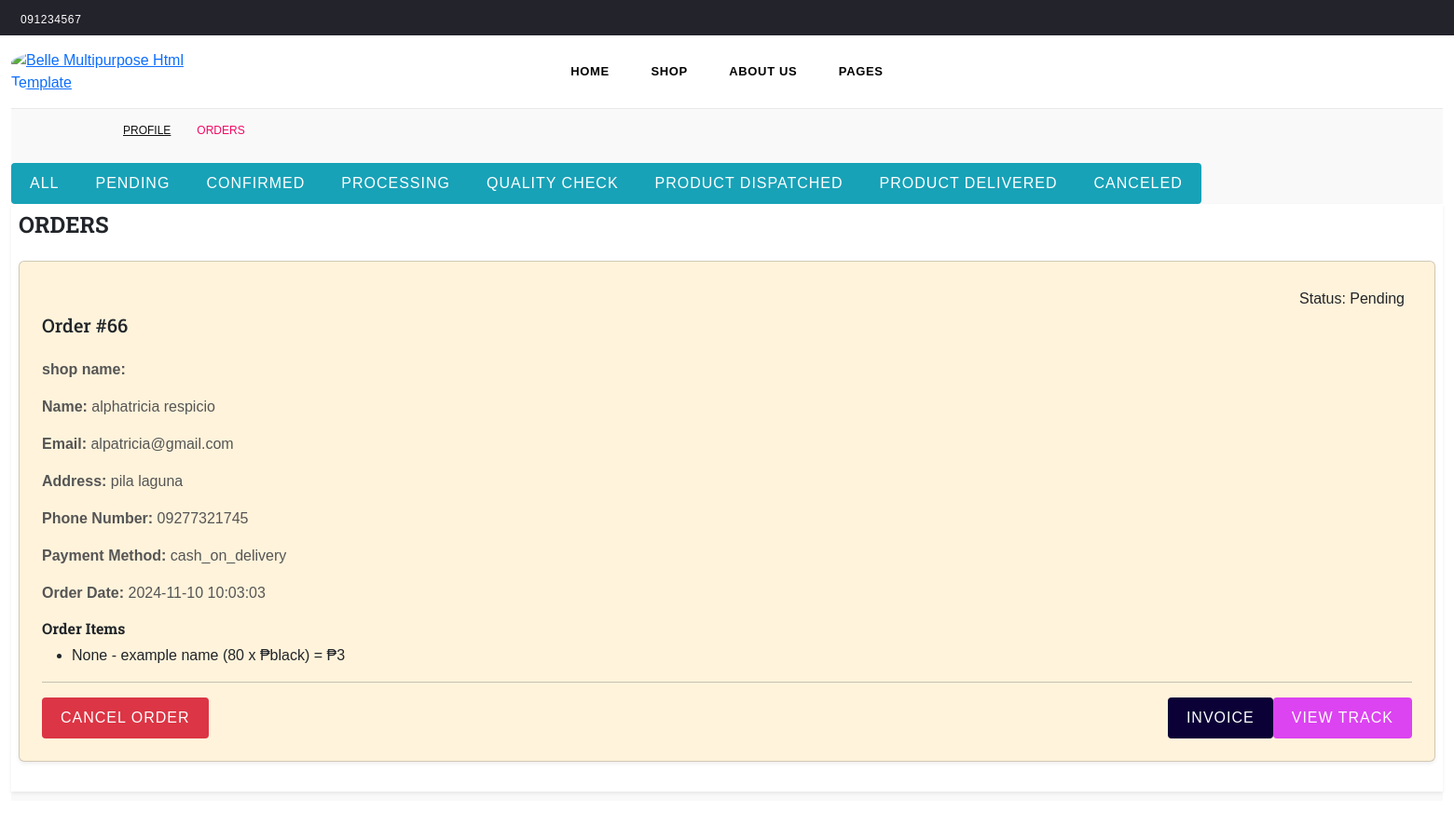
The app's page /order?status=Pending (signed in) with its own data.
### tables this page shows
CREATE TABLE "order_items" (
	"item_id"	INTEGER,
	"order_id"	INTEGER,
	"product_name"	TEXT,
	"variation"	TEXT,
	"product_price"	INTEGER,
	"quantity"	INTEGER,
	"subtotal"	INTEGER,
	"shop_name"	TEXT,
	"selected_items"	TEXT,
	"shipping_cost"	INTEGER,
	FOREIGN KEY("order_id") REFERENCES "orders"("order_id"),
	PRIMARY KEY("item_id" AUTOINCREMENT)
);

CREATE TABLE "orders" (
	"order_id"	INTEGER,
	"firstname"	TEXT,
	"lastname"	TEXT,
	"email"	TEXT,
	"address"	TEXT,
	"phone_number"	TEXT,
	"payment_method"	TEXT,
	"order_date"	DATETIME DEFAULT CURRENT_TIMESTAMP,
	"status"	TEXT,
	"shop_name"	TEXT,
	"cancellation_status"	TEXT,
	"cancellation_reason"	TEXT,
	"cancel_status"	TEXT,
	"seller_decision"	TEXT,
	PRIMARY KEY("order_id" AUTOINCREMENT)
);

### app.py (the view)
@app.route('/order', methods=['GET'])
def order_detail():
    user_email = session.get('email')
    if not user_email:
        flash('Please log in to view order details.', 'error')
        return redirect(url_for('login'))
    conn = sqlite3.connect('users.db')
    cursor = conn.cursor()
    filter_status = request.args.get('status', 'all')
    query = '''
    SELECT orders.order_id, firstname, lastname, email, address, phone_number, payment_method, order_date, status, cancel_status,
        product_name, variation, product_price, quantity, subtotal
    FROM orders
    JOIN order_items ON orders.order_id = order_items.order_id
    WHERE orders.email = ? AND (orders.status = ? OR ? = 'all')
    ORDER BY orders.order_id, order_items.item_id
    '''
    params = (user_email, filter_status, filter_status)  # Fix the duplicate status placeholder
    cursor.execute(query, params)
    rows = cursor.fetchall()
    orders = {}
    for row in rows:
        order_id = row[0]
        if order_id not in orders:
            orders[order_id] = {
                'order_id': row[0],
                'firstname': row[1],
                'lastname': row[2],
                'email': row[3],
                'address': row[4],
                'phone_number': row[5],
                'payment_method': row[6],
                'order_date': row[7],
                'status': row[8],
                'order_items': [],
            }
        orders[order_id]['order_items'].append({
            'product_name': row[9],
            'variation': row[10],
            'product_price': row[11],
            'quantity': row[12],
            'subtotal': row[13],
        })
    conn.close()
    return render_template('order_detail.html', orders=orders.values(), filter_status=filter_status)

### app.py (called while the page is built)
@app.teardown_appcontext
def close_connection(exception):
    db = getattr(g, 'db', None)  # Use 'db' instead of '_database'
    if db is not None:
        db.close()

### templates/order_detail.html (shortened to what this page needs)
<!DOCTYPE html>
<html lang="en">
<head>
    <link rel="stylesheet" href="https://cdnjs.cloudflare.com/ajax/libs/animate.css/4.1.1/animate.min.css"
 />
    <link rel="stylesheet" href="https://cdn.jsdelivr.net/npm/sweetalert2@11.1.4/dist/sweetalert2.min.css">
    <link rel="stylesheet" href="/static/assets/css/plugins.css">
    <link rel="stylesheet" href="/static/assets/css/bootstrap.min.css">
    <link rel="stylesheet" href="/static/assets/css/style.css">
    <link rel="stylesheet" href="/static/assets/css/responsive.css">
</head>
<body>
    <div class="pageWrapper">
        <div class="top-header">
            <div class="container-fluid">
                <div class="row">
                    <div class="col-10 col-sm-8 col-md-5 col-lg-4">
                        <p class="phone-no"><i class="anm anm-phone-s"></i>091234567</p>
                    </div>
                     <div class="col-2 col-sm-4 col-md-3 col-lg-4 text-right">
                        <ul class="customer-links list-inline">
                        </ul>
                    </div>
                </div>
            </div>
        </div>
        <div class="header-wrap classicHeader animated d-flex">
            <div class="container-fluid">
                <div class="row align-items-center">
                    <div class="logo col-md-1 col-lg-2 d-none d-lg-block">
                        <a href="{{ url_for('index') }}">
                            <img src="/static/assets/images/sport/grearuplogo.png" alt="Belle Multipurpose Html Template" title="Belle Multipurpose Html Template" />
                        </a>
                    </div>
                    <div class="col-2 col-sm-3 col-md-3 col-lg-8">
                        <nav class="grid__item" id="AccessibleNav">
                            <ul id="siteNav" class="site-nav medium center hidearrow">
                                <li class="lvl1 parent megamenu"><a href="{{ url_for('index') }}">Home </a>
                                </li>
                                <li class="lvl1 parent megamenu"><a href="{{ url_for('shop') }}">Shop </a>
                                </li>
                            <li class="lvl1 parent megamenu"><a href="{{ url_for('aboutus') }}">About Us </a>
                            </li>
                            <li class="lvl1 parent dropdown"><a href="#">Pages </a>
                        </nav>
                    </div>
    <div>
{% extends 'base.html' %}
{% block content %}
<div class="bredcrumbWrap">
    <div class="container breadcrumbs">
        <a href="{{ url_for('prof') }}" title="Back to the home page">PROFILE</a><span style="color: #f40863;">ORDERS</span>
    </div>
    <br>
<div class="btn-group" role="group" aria-label="Order Filters">
    <a href="/order?status=all" class="btn btn-info">All</a>
    <a href="/order?status=Pending" class="btn btn-info">Pending</a>
    <a href="/order?status=Confirmed Order" class="btn btn-info">Confirmed</a>
    <a href="/order?status=Processing Order" class="btn btn-info">Processing</a>
    <a href="/order?status=Quality Check" class="btn btn-info">Quality Check</a>
    <a href="/order?status=Product Dispatched" class="btn btn-info">Product Dispatched</a>
    <a href="/order?status=Product Delivered" class="btn btn-info">Product Delivered</a>
    <a href="/order?status=Canceled" class="btn btn-info">Canceled</a>
</div>
    <div class="osahan-account-page-right shadow-sm bg-white p-2 h-100 w-500">
        <div class="tab-content" id="myTabContent">
            <div class="tab-pane fade active show" id="orders" role="tabpanel" aria-labelledby="orders-tab">
                <h4 class="font-weight-bold mt-0 mb-4">ORDERS</h4>
                {% for order in orders %}
                    <div class=" card mb-4 order-list shadow-sm" style="background-color: #fff3db;">
                        <div class="gold-members p-4">
                            <div class="media">
                                <div class="media-body">
                                    <div class="text-right py-1 px-2"><span class="text-medium">Status:</span> {{ order['status'] }}</div>
                                    <h5 class="mt-0 mb-4">Order #{{ order.order_id }}</h5>
                                    <p><strong>shop name:</strong> {{ order.shop_name }}</p>
                                    <p><strong>Name:</strong> {{ order.firstname }} {{ order.lastname }}</p>
                                    <p><strong>Email:</strong> {{ order.email }}</p>
                                    <p><strong>Address:</strong> {{ order.address }}</p>
                                    <p><strong>Phone Number:</strong> {{ order.phone_number }}</p>
                                    <p><strong>Payment Method:</strong> {{ order.payment_method }}</p>
                                    <p><strong>Order Date:</strong> {{ order.order_date }}</p>
                                    <h6 class="font-weight-bold mt-3">Order Items</h6>
                                    <ul>
                                        {% if 'order_items' in order %}
                                            {% for item in order.order_items %}
                                                <li>{{ item.product_name }} - {{ item.variation }} ({{ item.quantity }} x ₱{{ item.product_price }}) = ₱{{ item.subtotal }}</li>
                                            {% endfor %}
                                        {% endif %}
                                    </ul>
                                    <hr>
                                    <div class="float-right">
                                        <a class="btn btn-sm btn-primary" style="background-color: #dc43f1;" href="/order_tracking/{{ order.order_id }}">view track</a>
                                    </div>
                                    <div class="float-right">
                                        <a class="btn btn-sm btn-primary" style="background-color: #0b0137;" href="/order_confirmation/{{ order.order_id }}">invoice</a>
                                    </div>
                                    {% if order['status'] == 'Pending' %}
<div class="float-left">
    <button type="button" class="btn btn-sm btn-danger" data-bs-toggle="modal" data-bs-target="#cancelOrderModal{{ order.order_id }}">
        Cancel Order
    </button>
</div>
{% endif %}
                                </div>
                            </div>
                        </div>
                    </div>
                {% endfor %}
            </div>
        </div>
    </div>
</div>
{% endblock %}

### templates/base.html (style rules this page uses)
body { font-family: Arial, sans-serif; margin: 0; }
.btn { display: inline-block; padding: 10px 20px; font-size: 16px; border: none; border-radius: 4px; cursor: pointer; text-decoration: none; text-align: center; color: #fff; }
.btn-primary { background-color: #007bff; }
.btn-danger { background-color: #dc3545; }
.btn-info { background-color: #17a2b8; }
.active { left:0; }
img { width: 30%; height: 30%; border-radius: 30%; }
.customer-links { list-style: none; padding: 0; }

### records on screen
order_items: status "Pending", order_id "66", firstname "alphatricia", lastname "respicio", email "alpatricia@gmail.com", address "pila laguna", phone_number "09277321745", payment_method "cash_on_delivery", order_date "2024-11-10 10:03:03", product_name "None", variation "example name", quantity "80", product_price "black", subtotal "3"
